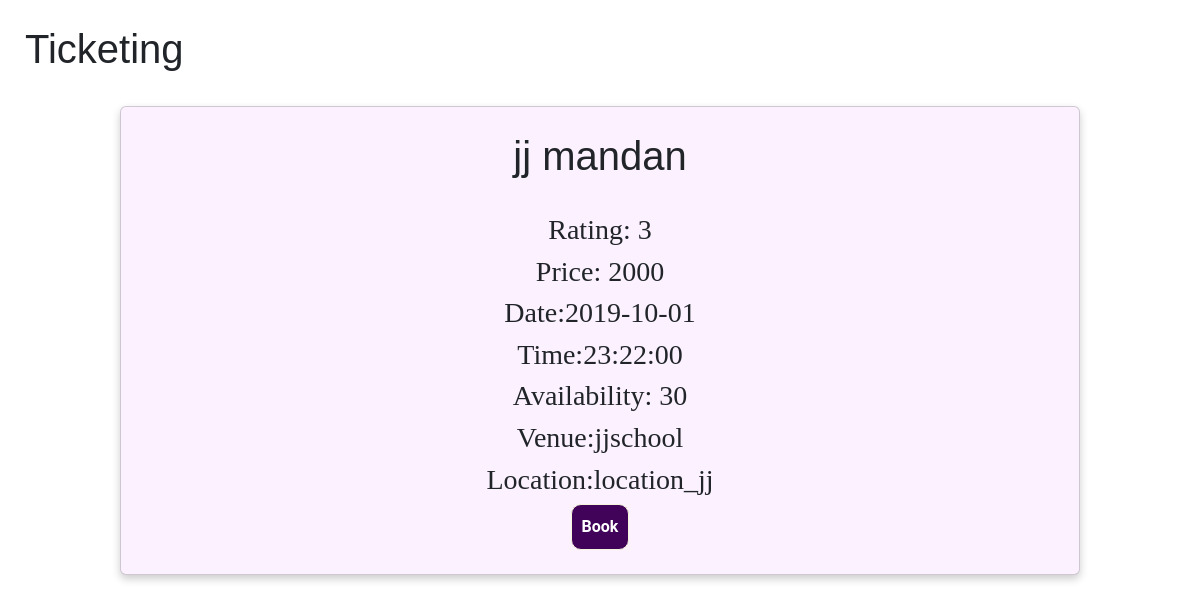
/show/6, run on an earlier commit of the app's database.
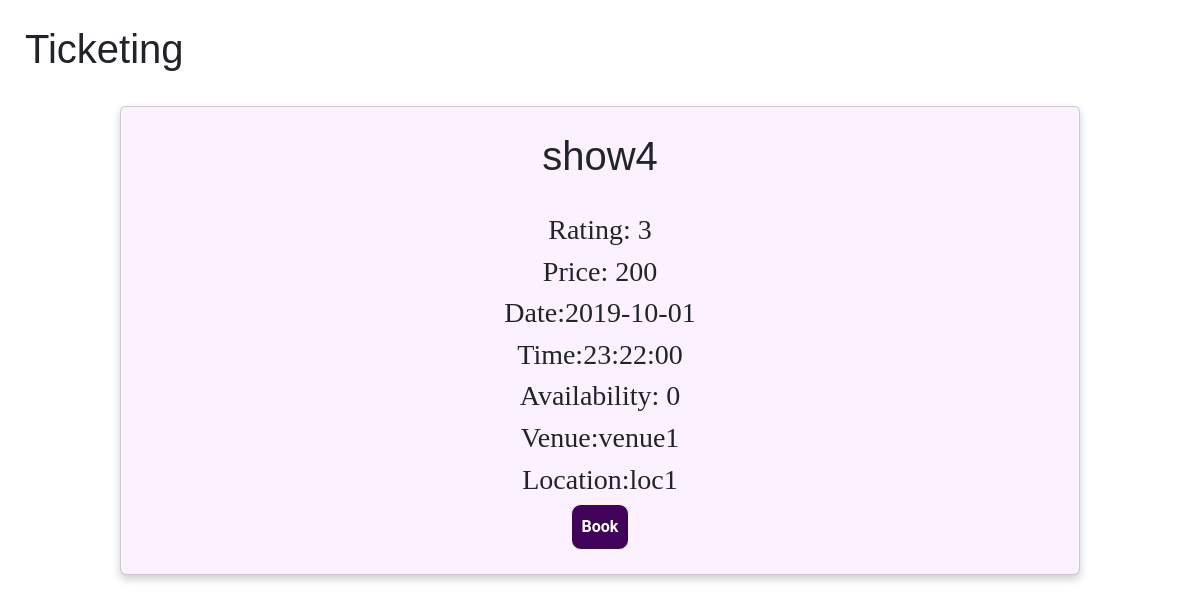
And on a later commit of the database.
### app.py (models this page shows)
class Shows(db.Model):
    _tablename_ = 'shows'
    show_id = db.Column(db.Integer, primary_key=True, autoincrement=True)
    show_name = db.Column(db.String, unique=True, nullable=False)
    rating = db.Column(db.Integer)
    price = db.Column(db.Integer, nullable=False)
    date = db.Column(db.String)
    time = db.Column(db.String)
    availability=db.Column(db.Integer)
    venue_id = db.Column(db.Integer, db.ForeignKey('venue.venue_id'))
    ratingno = db.Column(db.Integer)

class Venue(db.Model):
    _tablename_ = 'venue'
    venue_id = db.Column(db.Integer, primary_key=True, autoincrement=True)
    venue_name = db.Column(db.String, unique=True, nullable=False)
    location = db.Column(db.String)
    capacity = db.Column(db.Integer)
    rating = db.Column(db.Integer)
    ratingno = db.Column(db.Integer)

### app.py (the view)
@app.route('/show/<show_id>',methods=['GET'])
def show(show_id):
    show_id=show_id
    conn = sqlite3.connect("database.sqlite3")
    cur = conn.cursor()
    sql="""select * from shows inner join venue on shows.venue_id=venue.venue_id where show_id=?"""
    cur.execute(sql,(show_id,))
    shows = cur.fetchall()
    cur.close()
    return render_template('show.html',show=shows[0])

### templates/show.html (shortened to what this page needs)
{% extends "base.html" %}
{% block body %}
<h1>Ticketing</h1>
<div class="card">
    <h1>{{show[1]}}</h1>
    <div>
        <h3>Rating: {{show[2]}} </h3>
    </div>
    <div>
        <h3>Price: {{show[3]}}</h3>
    </div>
    <div>
        <h3>Date:{{show[4]}} </h3>
    </div>
    <div>
        <h3>Time:{{show[5]}} </h3>
    </div>
    <div>
        <h3>Availability: {{show[7]}}</h3>
    </div>
    <div>
        <h3>Venue:{{show[10]}} </h3>
    </div>
    <div>
        <h3>Location:{{show[11]}} </h3>
    </div>
    <a href='/booking/{{show[0]}}'><button>Book</button></a>
</div>
{% endblock%}

What changed in the data, as far as the page shows it:
changed Shows: show_name "jj mandan" → "show4"; price "2000" → "200"; availability "30" → "0"
changed Venue: venue_name "jjschool" → "venue1"; location "location_jj" → "loc1"
